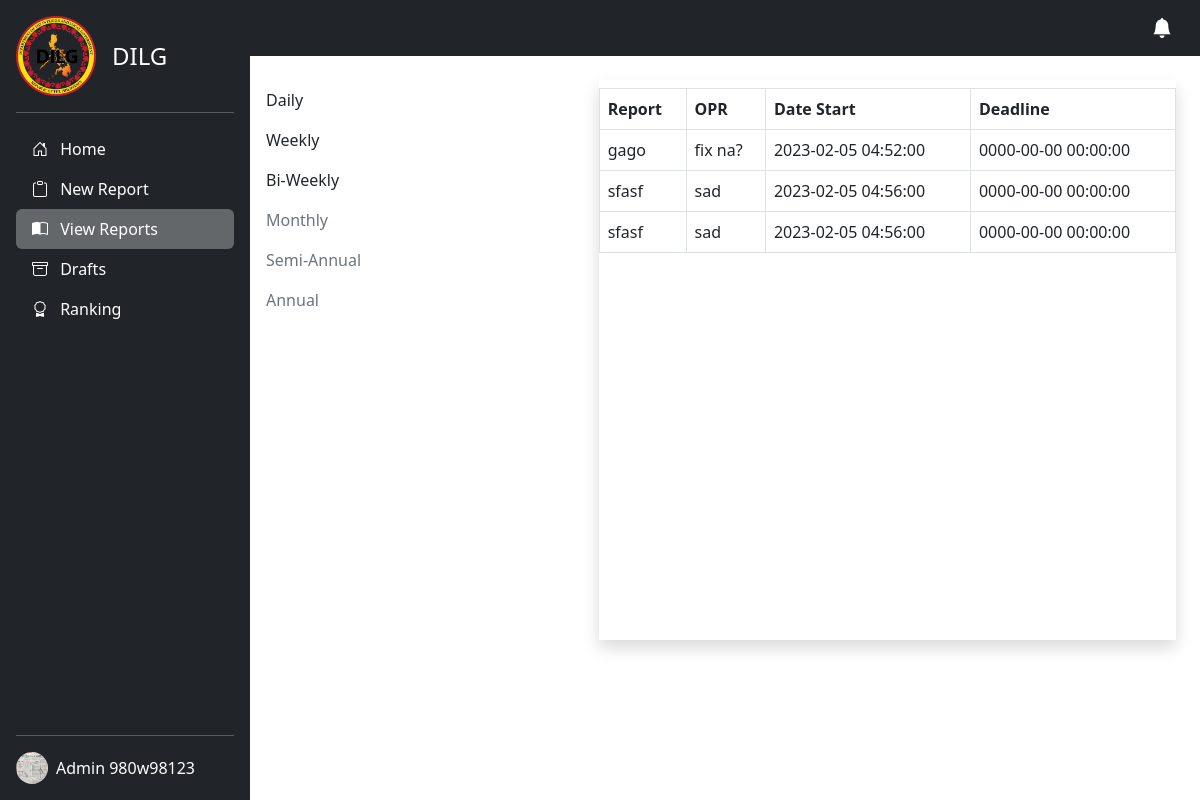
The page /admin/bi-weekly.php (signed in) on the database its author committed.
### tables this page shows
CREATE TABLE `users` (
  `id` int(11) NOT NULL,
  `user_type` int(50) NOT NULL,
  `user_id` varchar(50) NOT NULL,
  `email` varchar(50) NOT NULL,
  `password` varchar(255) NOT NULL,
  `first_name` varchar(50) NOT NULL,
  `middle_name` varchar(50) NOT NULL,
  `last_name` varchar(50) NOT NULL,
  `date_of_birth` date NOT NULL,
  `address` varchar(255) NOT NULL,
  `barangay` varchar(50) NOT NULL,
  `barangay_id` varchar(50) NOT NULL,
  `dilg_id` varchar(100) NOT NULL,
  `image` blob NOT NULL,
  `date_time_created` datetime NOT NULL,
  `date_time_updated` datetime NOT NULL
);

CREATE TABLE `reports` (
  `id` int(11) NOT NULL,
  `user_id` varchar(50) NOT NULL,
  `report_id` varchar(50) NOT NULL,
  `from_user` varchar(50) NOT NULL,
  `to_user` varchar(50) NOT NULL,
  `barangay` varchar(10000) NOT NULL,
  `subject` varchar(50) NOT NULL,
  `opr` varchar(100) NOT NULL,
  `message` longtext NOT NULL,
  `duration` varchar(50) NOT NULL,
  `pdf_files` blob NOT NULL,
  `status` int(225) NOT NULL,
  `notif_status` int(11) NOT NULL,
  `date_start` datetime NOT NULL,
  `date_end` datetime NOT NULL,
  `deadline` int(11) NOT NULL,
  `date_created` date NOT NULL,
  `time_created` time NOT NULL,
  `date_updated` date NOT NULL,
  `time_updated` time NOT NULL
);

### admin/bi-weekly.php (the view, shortened to what this page needs)
<?php
include 'images.php';
$user_id = $_SESSION['user_id'];
$report_link = "add-report.php";
$view_link = "reports.php";
$draft_link = "draft.php";
$ranking = "ranking.php";
?>
<!DOCTYPE html>
<html lang="en">
<head>
    <link href="https://cdn.jsdelivr.net/npm/bootstrap@5.3.0-alpha1/dist/css/bootstrap.min.css" rel="stylesheet">
    <link rel="stylesheet" href="https://cdnjs.cloudflare.com/ajax/libs/bootstrap-icons/1.10.3/font/bootstrap-icons.min.css" />
    <link rel="stylesheet" href="../src/css/preloader.css">
</head>
<body>
    <main class="d-flex">
        <div class="d-flex flex-column flex-shrink-0 p-3 text-white bg-dark" style="width: 250px; min-height: 100vh;">
            <a href="/" class="d-flex align-items-center mb-3 mb-md-0 me-md-auto text-white text-decoration-none">
                <img src="../src/img/dilg.png" height="80" alt="">
                <span class="fs-4 ps-3">DILG</span>
            </a>
            <hr>
            <ul class="nav nav-pills flex-column mb-auto">
                <li class="nav-item">
                    <a href="index.php" class="nav-link text-white">
                        <i class="bi bi-house-door me-2"></i>
                        Home
                    </a>
                </li>
                <li>
                    <a href="<?php echo $report_link ?>" class="nav-link text-white">
                        <i class="bi bi-clipboard me-2"></i>
                        New Report
                    </a>
                </li>
                <li>
                    <a href="<?php echo $view_link ?>" class="nav-link text-white active" aria-current="page">
                        <i class="bi bi-book-half me-2"></i>
                        View Reports
                    </a>
                </li>
                <li>
                    <a href="<?php echo $draft_link ?>" class="nav-link text-white">
                        <i class="bi bi-archive me-2"></i>
                        Drafts
                    </a>
                </li>
                <li>
                    <a href="<?php echo $ranking ?>" class="nav-link text-white">
                        <i class="bi bi-award me-2"></i>
                        Ranking
                    </a>
                </li>
            </ul>
            <hr>
            <div class="dropdown">
                <a href="#" class="d-flex align-items-center text-white text-decoration-none" id="dropdownUser1" data-bs-toggle="dropdown" aria-expanded="false">
                    <?php
                    $sql_admin = "SELECT * FROM users WHERE user_id = '$user_id'";
                    $query_admin = mysqli_query($conn, $sql_admin);
                    $admin_row = mysqli_fetch_array($query_admin);
                    ?>
                    <img src="<?php if (empty($admin_row['image'])) {
                                    echo '../src/img/avatar.svg';
                                } else {
                                    echo 'admins/' . $admin_row['image'];
                                } ?>" alt="" width="32" height="32" class="rounded-circle me-2">
                    <?= $admin_row['first_name'] . ' ' . $admin_row['last_name'] ?>
                </a>
            </div>
        </div>
        <div class="container-fluid p-0">
            <nav class="navbar bg-dark navbar-dark">
                <div class="container">
                    <a class="navbar-brand ms-auto" href="#"><i class="bi bi-bell-fill"></i></a>
                </div>
            </nav>
            <div class="row mt-4">
                <div class="col-lg-4">
                    <ul class="nav flex-column">
                        <li class="nav-item">
                            <a class="nav-link text-dark" href="daily.php">Daily</a>
                        </li>
                        <li class="nav-item">
                            <a class="nav-link text-dark" href="weekly.php">Weekly</a>
                        </li>
                        <li class="nav-item">
                            <a class="nav-link text-dark" href="bi-weekly.php">Bi-Weekly</a>
                        </li>
                        <li class="nav-item">
                            <a class="nav-link text-secondary" href="monthly.php">Monthly</a>
                        </li>
                        <li class="nav-item">
                            <a class="nav-link text-secondary" href="semi-anual.php">Semi-Annual</a>
                        </li>
                        <li class="nav-item">
                            <a class="nav-link text-secondary" href="annualy.php">Annual</a>
                        </li>
                    </ul>
                </div>
                <div class="col-lg-8">
                    <div class="card shadow py-0 mx-4" style="border: none; border-radius: 0; min-height: 35rem;">
                        <?php
                        $sql = "SELECT * FROM reports WHERE duration = 'Bi-weekly'";
                        $run = mysqli_query($conn, $sql);
                        ?>
                        <table class="table table-bordered">
                            <thead>
                                <tr>
                                    <th>Report</th>
                                    <th>OPR</th>
                                    <th>Date Start</th>
                                    <th>Deadline</th>
                                </tr>
                            </thead>
                            <tbody>
                                <?php
                                if (mysqli_num_rows($run) > 0) {
                                    foreach ($run as $row) {
                                ?>
                                        <tr>
                                            <td><?php echo $row['subject']  ?></td>
                                            <td><?php echo $row['opr']  ?></td>
                                            <td> <?php echo $row['date_start'] ?></td>
                                            <td> <?php echo $row['date_end'] ?></td>
                                        </tr>
                                <?php
                                    }
                                }
                                ?>
                            </tbody>
                        </table>
                    </div>
                </div>
            </div>
        </div>
    </main>
</body>
</html>

### admin/bi-weekly.php (style rules this page uses)
body { overflow-x: hidden; }
.active { background: rgba(255, 255, 255, 0.3) !important; }

### rows shown on the page
users: image (picture), first_name "Admin", last_name "980w98123"
reports: subject "gago", opr "fix na?", date_start "2023-02-05 04:52:00", date_end "0000-00-00 00:00:00"
reports: subject "sfasf", opr "sad", date_start "2023-02-05 04:56:00", date_end "0000-00-00 00:00:00"
reports: subject "sfasf", opr "sad", date_start "2023-02-05 04:56:00", date_end "0000-00-00 00:00:00"
